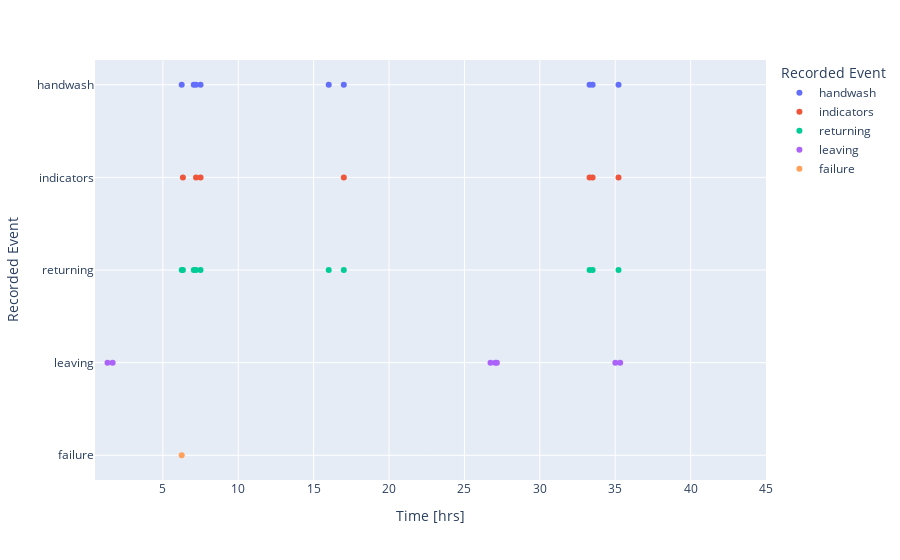

This figure's notebook cell:
### Code cell
import plotly.express as plt
import pandas as pd


d = {
    "handwash":[0,0,1,0,1,1,1,0,0,0,1,1,0,1,0,1,1],
    "indicators":[0,0,0,1,0,1,1,0,0,0,1,1,0,1,0,0,1],
    "returning":[0,0,1,1,1,1,1,0,0,0,1,1,0,1,0,1,1],
    "leaving":[1,1,0,0,0,0,0,1,1,1,0,0,1,0,1,0,0]}

df = pd.DataFrame(data=d)

d2 = {"x":[], "y":[]}
cols = df.columns
#simulate data collection
for i in range(len(df['leaving'].tolist())):
    for c in cols:
        d2['x'].append((i+1)*df[c][i])
        d2['y'].append(c)
    d2['y'].append("failure")
    if(df["returning"][i] == 1 and df["handwash"][i] == 0):
        d2['x'].append(i)
    else:
        d2['x'].append(0)
    

df2 = pd.DataFrame(d2)
df2.loc[df2['x'] == 1, 'x'] = 1.33
df2.loc[df2['x'] == 2, 'x'] = 1.67
df2.loc[df2['x'] == 3, 'x'] = 6.25
df2.loc[df2['x'] == 4, 'x'] = 6.33
df2.loc[df2['x'] == 5, 'x'] = 7.05
df2.loc[df2['x'] == 6, 'x'] = 7.2
df2.loc[df2['x'] == 7, 'x'] = 7.5

df2.loc[df2['x'] == 8, 'x'] = 26.73
df2.loc[df2['x'] == 9, 'x'] = 27.05
df2.loc[df2['x'] == 10, 'x'] = 27.15

df2.loc[df2['x'] == 11, 'x'] = 33.3
df2.loc[df2['x'] == 12, 'x'] = 33.5

df2.loc[df2['x'] == 13, 'x'] = 35.01
df2.loc[df2['x'] == 14, 'x'] = 35.22
df2.loc[df2['x'] == 15, 'x'] = 35.33


fig = plt.scatter(df2, x = 'x',y='y', color="y",
                 labels=dict(x="Time [hrs]", y="Recorded Event"))
fig.update_xaxes(range=[0.5,45])
fig.update_yaxes(range=["handwash", "indicators"])
fig.show()

### Figure 1 — Plotly figure (JSON) as saved in the notebook; plotly's stock layout.template omitted (floating-point values rounded to 4 significant figures)
{"data": [{"hovertemplate": "Recorded Event=%{y}<br>Time [hrs]=%{x}<extra></extra>", "legendgroup": "handwash", "marker": {"color": "#636efa", "symbol": "circle"}, "mode": "markers", "name": "handwash", "orientation": "h", "showlegend": true, "type": "scatter", "x": [0, 0, 6.25, 0, 7.05, 7.2, 7.5, 0, 0, 0, 33.3, 33.5, 0, 35.22, 0, 16, 17], "xaxis": "x", "y": ["handwash", "handwash", "handwash", "handwash", "handwash", "handwash", "handwash", "handwash", "handwash", "handwash", "handwash", "handwash", "handwash", "handwash", "handwash", "handwash", "handwash"], "yaxis": "y"}, {"hovertemplate": "Recorded Event=%{y}<br>Time [hrs]=%{x}<extra></extra>", "legendgroup": "indicators", "marker": {"color": "#EF553B", "symbol": "circle"}, "mode": "markers", "name": "indicators", "orientation": "h", "showlegend": true, "type": "scatter", "x": [0, 0, 0, 6.33, 0, 7.2, 7.5, 0, 0, 0, 33.3, 33.5, 0, 35.22, 0, 0, 17], "xaxis": "x", "y": ["indicators", "indicators", "indicators", "indicators", "indicators", "indicators", "indicators", "indicators", "indicators", "indicators", "indicators", "indicators", "indicators", "indicators", "indicators", "indicators", "indicators"], "yaxis": "y"}, {"hovertemplate": "Recorded Event=%{y}<br>Time [hrs]=%{x}<extra></extra>", "legendgroup": "returning", "marker": {"color": "#00cc96", "symbol": "circle"}, "mode": "markers", "name": "returning", "orientation": "h", "showlegend": true, "type": "scatter", "x": [0, 0, 6.25, 6.33, 7.05, 7.2, 7.5, 0, 0, 0, 33.3, 33.5, 0, 35.22, 0, 16, 17], "xaxis": "x", "y": ["returning", "returning", "returning", "returning", "returning", "returning", "returning", "returning", "returning", "returning", "returning", "returning", "returning", "returning", "returning", "returning", "returning"], "yaxis": "y"}, {"hovertemplate": "Recorded Event=%{y}<br>Time [hrs]=%{x}<extra></extra>", "legendgroup": "leaving", "marker": {"color": "#ab63fa", "symbol": "circle"}, "mode": "markers", "name": "leaving", "orientation": "h", "showlegend": true, "type": "scatter", "x": [1.33, 1.67, 0, 0, 0, 0, 0, 26.73, 27.05, 27.15, 0, 0, 35.01, 0, 35.33, 0, 0], "xaxis": "x", "y": ["leaving", "leaving", "leaving", "leaving", "leaving", "leaving", "leaving", "leaving", "leaving", "leaving", "leaving", "leaving", "leaving", "leaving", "leaving", "leaving", "leaving"], "yaxis": "y"}, {"hovertemplate": "Recorded Event=%{y}<br>Time [hrs]=%{x}<extra></extra>", "legendgroup": "failure", "marker": {"color": "#FFA15A", "symbol": "circle"}, "mode": "markers", "name": "failure", "orientation": "h", "showlegend": true, "type": "scatter", "x": [0, 0, 0, 6.25, 0, 0, 0, 0, 0, 0, 0, 0, 0, 0, 0, 0, 0], "xaxis": "x", "y": ["failure", "failure", "failure", "failure", "failure", "failure", "failure", "failure", "failure", "failure", "failure", "failure", "failure", "failure", "failure", "failure", "failure"], "yaxis": "y"}], "layout": {"legend": {"title": {"text": "Recorded Event"}, "tracegroupgap": 0}, "margin": {"t": 60}, "xaxis": {"anchor": "y", "domain": [0, 1], "range": [0.5, 45], "title": {"text": "Time [hrs]"}}, "yaxis": {"anchor": "x", "categoryarray": ["failure", "leaving", "returning", "indicators", "handwash"], "categoryorder": "array", "domain": [0, 1], "range": ["handwash", "indicators"], "title": {"text": "Recorded Event"}}}}
